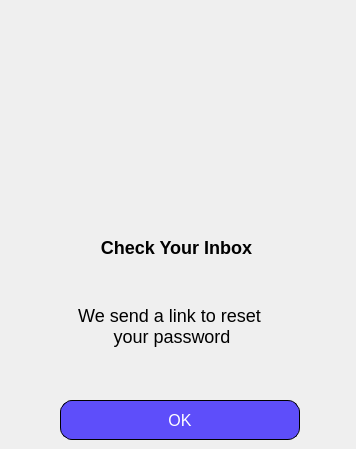
    <widget class="QWidget" name="emailResetpage">
     <widget class="QLabel" name="resetEmailIcon">
      <property name="geometry">
       <rect>
        <x>140</x>
        <y>90</y>
        <width>70</width>
        <height>40</height>
       </rect>
      </property>
      <property name="text">
       <string/>
      </property>
      <property name="pixmap">
       <pixmap resource="assets.qrc">:/logo/resources/email icon.png</pixmap>
      </property>
      <property name="scaledContents">
       <bool>true</bool>
      </property>
     </widget>
     <widget class="QLabel" name="loginLabel_10">
      <property name="geometry">
       <rect>
        <x>6</x>
        <y>230</y>
        <width>341</width>
        <height>35</height>
       </rect>
      </property>
      <property name="styleSheet">
       <string notr="true">font : 18px; font-weight: bold;</string>
      </property>
      <property name="text">
       <string>Check Your Inbox</string>
      </property>
      <property name="alignment">
       <set>Qt::AlignCenter</set>
      </property>
     </widget>
     <widget class="QLabel" name="loginLabel_11">
      <property name="geometry">
       <rect>
        <x>50</x>
        <y>300</y>
        <width>239</width>
        <height>51</height>
       </rect>
      </property>
      <property name="styleSheet">
       <string notr="true">font : 18px; color : Bold;</string>
      </property>
      <property name="text">
       <string>We send a link to reset 
 your password</string>
      </property>
      <property name="alignment">
       <set>Qt::AlignCenter</set>
      </property>
     </widget>
     <widget class="QPushButton" name="btnResetOk">
      <property name="geometry">
       <rect>
        <x>60</x>
        <y>400</y>
        <width>240</width>
        <height>40</height>
       </rect>
      </property>
      <property name="cursor">
       <cursorShape>PointingHandCursor</cursorShape>
      </property>
      <property name="styleSheet">
       <string notr="true">font : 16px;color: white;border: 1px solid; border-radius:12px; background-color: palette(base);background-color:#5E4EFA;</string>
      </property>
      <property name="text">
       <string>OK</string>
      </property>
     </widget>
    </widget>
